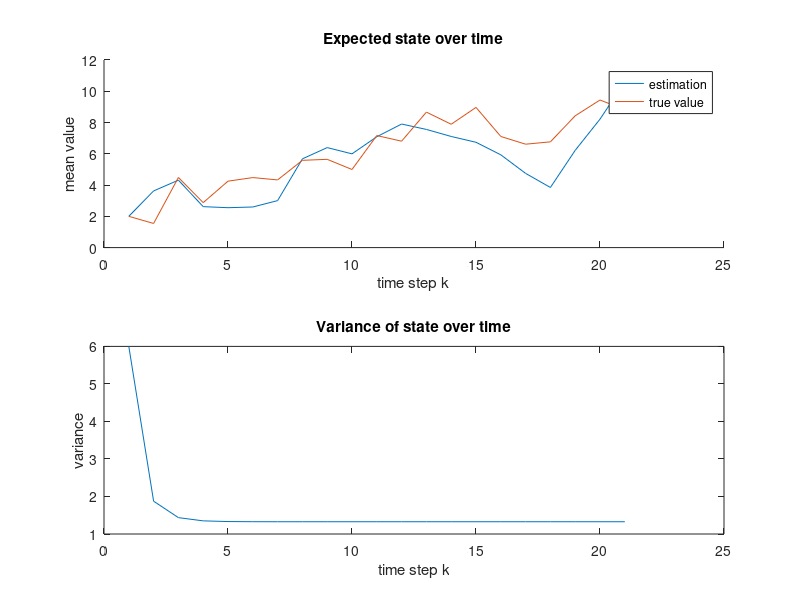
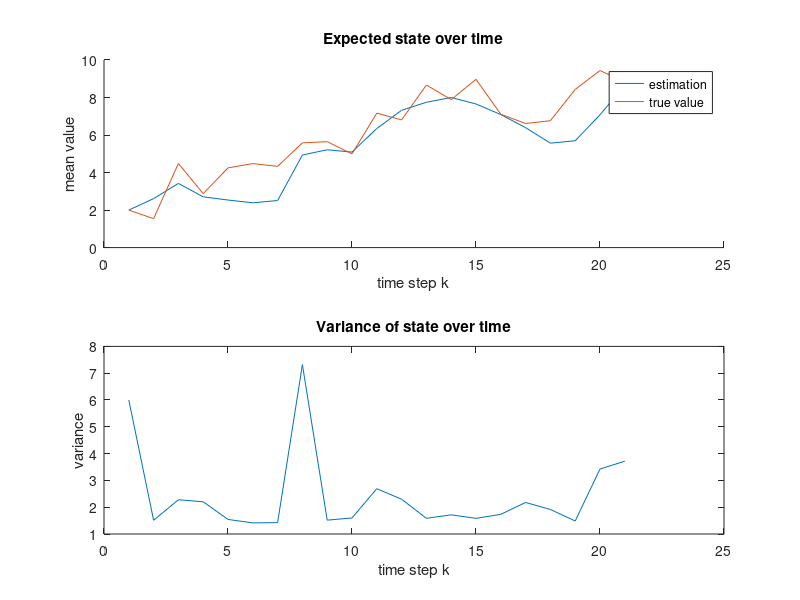
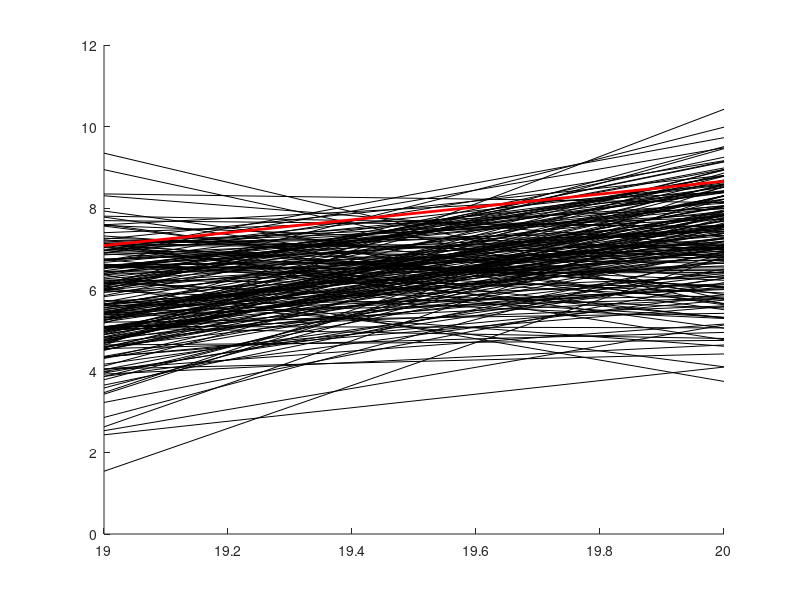

Source code (MATLAB) for these figures, in order: (Note: this script raises an error after producing the figures.)
clc;clear
%% Kalman filter
% Parameters
Q = 1.5;
R = 2.5;
% The first time step is x_0
T = 20+1; % time step
A = 1;
H = 1;

% Initialization
P = zeros(T,1);
x = zeros(T,1);
x_hat = zeros(T,1);
y = zeros(T,1);

% Initial state
x(1) = 2;
x_hat(1) = 2;
P(1) = 6;

% Generate samples and measurements
for i = 2:T
    x(i) = x(i-1) + sqrt(Q)*randn;
end

for i = 1:T
    y(i) = x(i) + sqrt(R)*randn;
end


% Kalman filtering
for i = 2:T
    x_hat(i) = A*x_hat(i-1);
    P(i) = A*P(i-1)*A' + Q;
    
    S = H*P(i)*H' + R;
    K = P(i)*H/S;
    v = y(i) - H*x_hat(i);
    
    x_hat(i) = x_hat(i) + K*v;
    P(i) = P(i) - K*S*K';
end

mse_kf = mean((x-x_hat).^2);

figure
subplot(2,1,1)
hold on
plot(x_hat)
plot(x)
xlabel('time step k')
ylabel('mean value')
legend('estimation','true value')
title('Expected state over time')
subplot(2,1,2)
plot(P)
xlabel('time step k')
ylabel('variance')
title('Variance of state over time')


%% Partical filter without resampling
% Draw samples from proposal (motion model)
N = 200;
x_sis = zeros(T,1);
P_hat = zeros(T,1);
x_sis(1) = 2;
P_hat(1) = 6;
q = sqrt(Q);
r = sqrt(R);
w = zeros(N,T);
w(:,1) = 1/N*ones(N,1);
samples = zeros(N,T);
for i = 2:T
    samples(:,i-1) = normrnd(x_sis(i-1),q,N,1);
    pyx = normpdf(samples(:,i-1),y(i),r);
    w_tilde = w(:,i-1).*pyx;
    w(:,i) = w_tilde/sum(w_tilde);
    x_sis(i) = sum(w(:,i).*samples(:,i-1));
    P_hat(i) = mean((x_sis(i)-samples(:,i-1)).^2);
end

mse_pf = mean((x-x_sis).^2);

figure
subplot(2,1,1)
hold on
plot(x_sis)
plot(x)
xlabel('time step k')
ylabel('mean value')
legend('estimation','true value')
title('Expected state over time')
subplot(2,1,2)
plot(P_hat)
xlabel('time step k')
ylabel('variance')
title('Variance of state over time')

figure
hold on
for i = 1:N
    plot([T-2,T-1],[samples(i,T-2),samples(i,T-1)],'k')
end
plot([T-2,T-1],[x_sis(T-1),x_sis(T)],'r','LineWidth',2)

%PostPlot(samples(:,1:end-1),w(:,2:end),x_hat(2:end)',P(2:end)',N,T-1,0)

%% Partical filter with resampling
x_sir = zeros(T,1);
x_sir(1) = 2;
for i = 2:T
    samples(:,i-1) = normrnd(x_sir(i-1),q,N,1);
    pyx = normpdf(samples(:,i-1),y(i),r);
    w_tilde = w(:,i-1).*pyx;
    w(:,i) = w_tilde/sum(w_tilde);
    [samples(:,i-1),w(:,i)] = resample(samples(:,i-1),w(:,i));
    x_sir(i) = sum(w(:,i).*samples(:,i-1));
    P_hat(i) = mean((x_sir(i)-samples(:,i-1)).^2);
end

mse_pfre = mean((x-x_sir).^2);

figure
subplot(2,1,1)
hold on
plot(x_hat)
plot(x)
xlabel('time step k')
ylabel('mean value')
legend('estimation','true value')
title('Expected state over time')
subplot(2,1,2)
plot(P_hat)
xlabel('time step k')
ylabel('variance')
title('Variance of state over time')

figure
hold on
for i = 1:N
    plot([T-2,T-1],[samples(i,T-2),samples(i,T-1)],'k')
end
plot([T-2,T-1],[x_sir(T-1),x_sir(T)],'r','LineWidth',2)

%PostPlot(samples(:,1:end-1),w(:,2:end),x_hat(2:end)',P(2:end)',N,T-1,1)